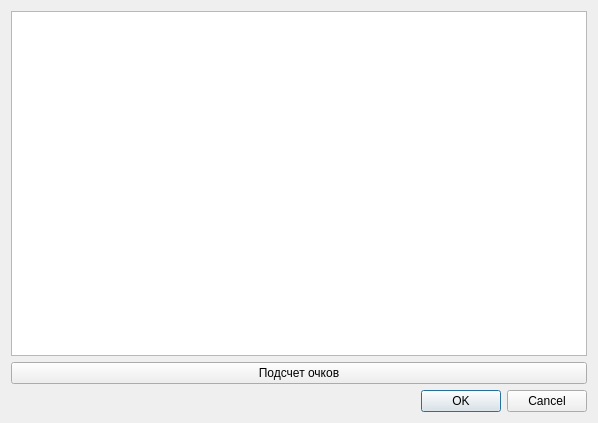
<?xml version="1.0" encoding="UTF-8"?>
<ui version="4.0">
 <class>StandingsForm</class>
 <widget class="QDialog" name="StandingsForm">
  <property name="geometry">
   <rect>
    <x>0</x>
    <y>0</y>
    <width>598</width>
    <height>423</height>
   </rect>
  </property>
  <property name="windowTitle">
   <string>Dialog</string>
  </property>
  <layout class="QGridLayout" name="gridLayout">
   <item row="1" column="0">
    <widget class="QTableWidget" name="tableWidget"/>
   </item>
   <item row="2" column="0">
    <layout class="QVBoxLayout" name="verticalLayout">
     <item>
      <widget class="QPushButton" name="scored">
       <property name="text">
        <string>Подсчет очков</string>
       </property>
      </widget>
     </item>
     <item>
      <widget class="QDialogButtonBox" name="buttonBox">
       <property name="orientation">
        <enum>Qt::Horizontal</enum>
       </property>
       <property name="standardButtons">
        <set>QDialogButtonBox::Cancel|QDialogButtonBox::Ok</set>
       </property>
      </widget>
     </item>
    </layout>
   </item>
  </layout>
 </widget>
 <resources/>
 <connections>
  <connection>
   <sender>buttonBox</sender>
   <signal>accepted()</signal>
   <receiver>StandingsForm</receiver>
   <slot>accept()</slot>
   <hints>
    <hint type="sourcelabel">
     <x>248</x>
     <y>254</y>
    </hint>
    <hint type="destinationlabel">
     <x>157</x>
     <y>274</y>
    </hint>
   </hints>
  </connection>
  <connection>
   <sender>buttonBox</sender>
   <signal>rejected()</signal>
   <receiver>StandingsForm</receiver>
   <slot>reject()</slot>
   <hints>
    <hint type="sourcelabel">
     <x>316</x>
     <y>260</y>
    </hint>
    <hint type="destinationlabel">
     <x>286</x>
     <y>274</y>
    </hint>
   </hints>
  </connection>
 </connections>
</ui>
